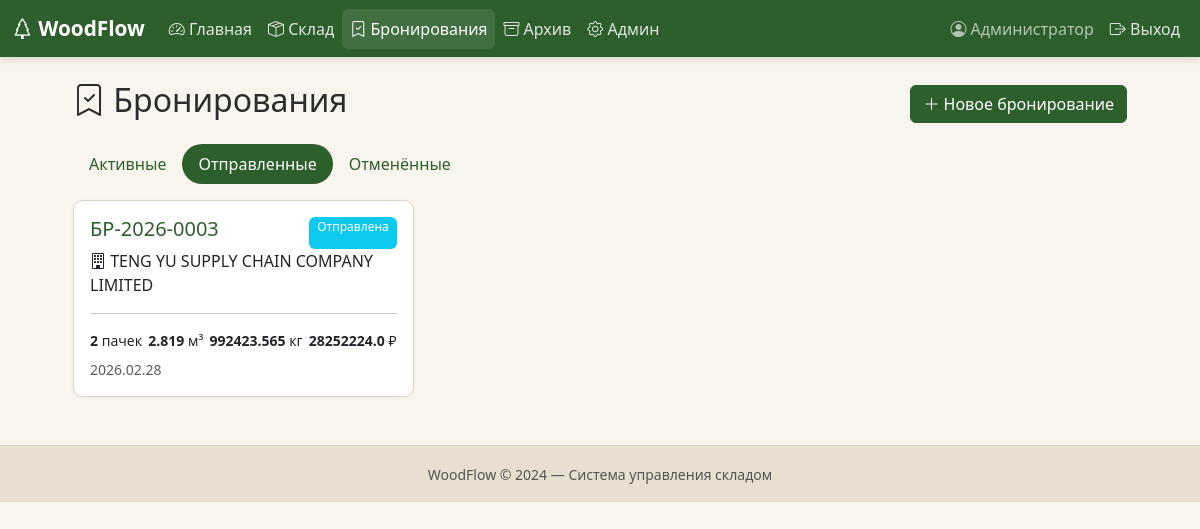
Screenshot of /bookings?status=отправлена (signed in) with the database file from the repository.
### models.py (models this page shows, shortened)
class User(UserMixin, db.Model):
    __tablename__ = "users"
    id = db.Column(db.Integer, primary_key=True)
    username = db.Column(db.String(80), unique=True, nullable=False)
    password_hash = db.Column(db.String(256), nullable=False)
    full_name = db.Column(db.String(150), default="")
    is_admin = db.Column(db.Boolean, default=False)
    is_active_user = db.Column(db.Boolean, default=True)
    created_at = db.Column(db.DateTime, default=datetime.now(UTC))
    @property
    def is_active(self):
        return self.is_active_user

class Booking(db.Model):
    __tablename__ = "bookings"
    id = db.Column(db.Integer, primary_key=True)
    number = db.Column(db.String(50), unique=True, nullable=False)
    company_name = db.Column(db.String(150), default="")
    adres = db.Column(db.String(250), default="")
    status = db.Column(db.String(20), default="активная")      # активная / отправлена / отменена
    notes = db.Column(db.Text, default="")
    created_at = db.Column(db.DateTime, default=datetime.now(UTC))
    created_by = db.Column(db.Integer, db.ForeignKey("users.id"))
    price_per_m3 = db.Column(db.Float, default=0)  # руб
    contract = db.Column(db.String(50), default="")
    packs = db.relationship("WoodPack", backref="booking", lazy=True)
    shipment = db.relationship("Shipment", backref="booking", uselist=False)
    @property
    def total_volume_fact_for_pok(self):
        return round(sum(p.volume_fact_for_pok for p in self.packs), 4)
    @property
    def total_volume_nominal_for_tam(self):
        return round(sum(p.volume_nominal_for_tam for p in self.packs), 4)
    @property
    def total_volume_fact_for_tam(self):
        return round(sum(p.volume_fact_for_tam for p in self.packs), 4)
    @property
    def total_weight_nominal_for_tam(self):
        return self.total_volume_nominal_for_tam * pl
    @property
    def total_price(self):
        return round(self.total_volume_fact_for_tam * self.price_per_m3 , 2)
    @property
    def pack_count(self):
        return len(self.packs)

class WoodPack(db.Model):
    __tablename__ = "wood_packs"
    id = db.Column(db.Integer, primary_key=True)
    number_pac = db.Column(db.String(16), default="", nullable=False)  # номер пачки
    grade = db.Column(db.String(5), default="")  # сорт
    width_fact_for_tam = db.Column(db.Float, nullable=False)  # мм ширина пачки
    width_fact_for_pok = db.Column(db.Float, nullable=True)  # мм ширина доски
    thickness_fact_for_tam = db.Column(db.Float, nullable=False)  # мм толщина пачки
    thickness_fact_for_pok = db.Column(db.Float, nullable=True)  # мм толщина доски
    length_nominal = db.Column(db.Float, nullable=True)  # мм длина доски
    length_fact = db.Column(db.Float, nullable=True)  # мм длина доски
    length_pack = db.Column(db.Float, nullable=False)  # мм длина пачки
    quantity = db.Column(db.Integer, nullable=True) # количество
    quantity_layers = db.Column(db.Integer, nullable=True) # количество слоёв
    quantity_in_layer = db.Column(db.Integer, nullable=True) # количество в слою
    @property
    def volume_fact_for_pok(self):
        return self.width_fact_for_pok * self.thickness_fact_for_pok * self.length_fact * self.quantity * (
                    10 ** (-9))  # м³
    @property
    def volume_fact_for_tam(self):
        return self.width_fact_for_tam * self.thickness_fact_for_tam * self.length_pack * self.quantity * (
                    10 ** (-9))   # м³
    @property
    def volume_nominal_for_tam(self):
        return self.volume_fact_for_tam * k_sh  # м³
    status = db.Column(db.String(20), default="на_складе")
    notes = db.Column(db.Text, default="")
    created_at = db.Column(db.DateTime, default=datetime.now(UTC))
    created_by = db.Column(db.Integer, db.ForeignKey("users.id"))
    booking_id = db.Column(db.Integer, db.ForeignKey("bookings.id"), nullable=True)

### app.py (the view)
@app.route("/bookings")
@login_required
def bookings():
    status_filter = request.args.get("status", "активная")
    q = Booking.query
    if status_filter:
        q = q.filter(Booking.status == status_filter)
    booking_list = q.order_by(Booking.created_at.desc()).all()
    return render_template(
        "bookings.html", bookings=booking_list, status_filter=status_filter
    )

### app.py (called while the page is built)
@login_manager.user_loader
def load_user(user_id):
    return db.session.get(User, int(user_id))

### templates/bookings.html (shortened to what this page needs)
{% extends "base.html" %}
{% block content %}
<div class="row justify-content-center">
<div class="col-lg-11">
    <div class="d-flex justify-content-between align-items-center mb-3">
        <h2><i class="bi bi-bookmark-check"></i> Бронирования</h2>
        <a href="{{ url_for('create_booking') }}" class="btn btn-wf-green">
            <i class="bi bi-plus-lg"></i> Новое бронирование
        </a>
    </div>
    <ul class="nav nav-pills mb-3">
        <li class="nav-item">
            <a class="nav-link {{ 'active' if status_filter == 'активная' }}"
               href="?status=активная">Активные</a>
        </li>
        <li class="nav-item">
            <a class="nav-link {{ 'active' if status_filter == 'отправлена' }}"
               href="?status=отправлена">Отправленные</a>
        </li>
        <li class="nav-item">
            <a class="nav-link {{ 'active' if status_filter == 'отменена' }}"
               href="?status=отменена">Отменённые</a>
        </li>
    </ul>
    <div class="row g-3">
        {% for b in bookings %}
        <div class="col-md-6 col-xl-4">
            <div class="card wf-card h-100 cursor-pointer"
                 onclick="location.href='{{ url_for('booking_detail', booking_id=b.id) }}'">
                <div class="card-body">
                    <div class="d-flex justify-content-between">
                        <h5 class="card-title text-wf-green">{{ b.number }}</h5>
                        {% if b.status == 'активная' %}
                        <span class="badge bg-success">Активная</span>
                        {% elif b.status == 'отправлена' %}
                        <span class="badge bg-info">Отправлена</span>
                        {% else %}
                        <span class="badge bg-secondary">Отменена</span>
                        {% endif %}
                    </div>
                    <p class="mb-1">
                        <i class="bi bi-building"></i>
                        {{ b.company_name or '—' }}
                    </p>
                    <hr>
                    <div class="d-flex justify-content-between small">
                        <span><b>{{ b.pack_count }}</b> пачек</span>
                        <span><b>{{ b.total_volume_fact_for_pok | round(3)}}</b> м³</span>
                        <span><b>{{ b.total_weight_nominal_for_tam | round(3)}}</b> кг</span>
                        <span>
                            <b>{{ b.total_price | round(2) }}</b> ₽
                        </span>
                    </div>
                    <div class="text-muted small mt-2">
                        {{ b.created_at.strftime('%Y.%m.%d') }}
                    </div>
                </div>
            </div>
        </div>
        {% else %}
        <div class="col-12 text-center text-muted py-5">
            <p>Нет бронирований</p>
        </div>
        {% endfor %}
    </div>
</div>
</div>
{% endblock %}

### templates/base.html (shortened to what this page needs)
<!DOCTYPE html>
<html lang="ru">
<head>
    <link href="https://cdn.jsdelivr.net/npm/bootstrap@5.3.2/dist/css/bootstrap.min.css" rel="stylesheet">
    <link href="https://cdn.jsdelivr.net/npm/bootstrap-icons@1.11.1/font/bootstrap-icons.css" rel="stylesheet">
    <link href="{{ url_for('static', filename='css/style.css') }}" rel="stylesheet">
</head>
<body>
{% if current_user.is_authenticated %}
<nav class="navbar navbar-expand-lg navbar-dark wf-navbar">
    <div class="container-fluid">
        <a class="navbar-brand fw-bold" href="{{ url_for('dashboard') }}">
            <i class="bi bi-tree"></i> WoodFlow
        </a>
        <div class="collapse navbar-collapse" id="navMain">
            <ul class="navbar-nav me-auto">
                <li class="nav-item">
                    <a class="nav-link {% if request.endpoint == 'dashboard' %}active{% endif %}"
                       href="{{ url_for('dashboard') }}">
                        <i class="bi bi-speedometer2"></i> Главная
                    </a>
                </li>
                <li class="nav-item">
                    <a class="nav-link {% if 'stock' in request.endpoint|default('') %}active{% endif %}"
                       href="{{ url_for('stock') }}">
                        <i class="bi bi-box-seam"></i> Склад
                    </a>
                </li>
                <li class="nav-item">
                    <a class="nav-link {% if 'booking' in request.endpoint|default('') %}active{% endif %}"
                       href="{{ url_for('bookings') }}">
                        <i class="bi bi-bookmark-check"></i> Бронирования
                    </a>
                </li>
                <li class="nav-item">
                    <a class="nav-link {% if 'archive' in request.endpoint|default('') or 'shipment' in request.endpoint|default('') %}active{% endif %}"
                       href="{{ url_for('archive') }}">
                        <i class="bi bi-archive"></i> Архив
                    </a>
                </li>
                {% if current_user.is_admin %}
                <li class="nav-item">
                    <a class="nav-link {% if 'admin' in request.endpoint|default('') %}active{% endif %}"
                       href="{{ url_for('admin_users') }}">
                        <i class="bi bi-gear"></i> Админ
                    </a>
                </li>
                {% endif %}
            </ul>
            <ul class="navbar-nav">
                <li class="nav-item">
                    <span class="nav-link text-light opacity-75">
                        <i class="bi bi-person-circle"></i>
                        {{ current_user.full_name or current_user.username }}
                    </span>
                </li>
                <li class="nav-item">
                    <a class="nav-link" href="{{ url_for('logout') }}">
                        <i class="bi bi-box-arrow-right"></i> Выход
                    </a>
                </li>
            </ul>
        </div>
    </div>
</nav>
{% endif %}
<main class="container-fluid py-4 px-3 px-lg-4">
    {% block content %}{% endblock %}
</main>
<footer class="wf-footer text-center py-3 mt-4">
    <small class="text-muted">WoodFlow © {{ now().year if now is defined else "2024" }} — Система управления складом</small>
</footer>
</body>
</html>

### static/css/style.css (style rules this page uses)
:root { --wf-green: #2D5F2D; --wf-green-hover: #1E4D1E; --wf-green-light: #5B8C5A; --wf-beige: #F8F4EE; --wf-beige-dark: #E8DFD0; --wf-border: #DDD5C8; --wf-text: #2C2C2C; }
body { background-color: var(--wf-beige); color: var(--wf-text); font-family: 'Segoe UI', system-ui, -apple-system, sans-serif; }
.wf-navbar { background-color: var(--wf-green) !important; box-shadow: 0 2px 8px rgba(0,0,0,0.15); }
.wf-navbar .nav-link { color: rgba(255,255,255,0.85) !important; transition: color 0.2s; }
.wf-navbar .nav-link:hover, .wf-navbar .nav-link.active { color: #fff !important; background-color: rgba(255,255,255,0.1); border-radius: 6px; }
.wf-navbar .navbar-brand { color: #fff !important; font-size: 1.3rem; }
.wf-card { background: #fff; border: 1px solid var(--wf-border); border-radius: 10px; box-shadow: 0 1px 4px rgba(0,0,0,0.04); }
.btn-wf-green { background-color: var(--wf-green); border-color: var(--wf-green); color: #fff; }
.text-wf-green { color: var(--wf-green) !important; }
.nav-pills .nav-link { color: var(--wf-green); border-radius: 20px; }
.nav-pills .nav-link.active { background-color: var(--wf-green); }
.cursor-pointer { cursor: pointer; }
.wf-footer { background-color: var(--wf-beige-dark); border-top: 1px solid var(--wf-border); }
.badge { font-weight: 500; }

### rows the page displays
User: full_name "Администратор"
Booking: number "БР-2026-0003", status "Отправлена", company_name "TENG YU SUPPLY CHAIN COMPANY LIMITED", pack_count "2", total_volume_fact_for_pok "2.819", total_weight_nominal_for_tam "992423.565", total_price "28252224.0", created_at "2026.02.28"
